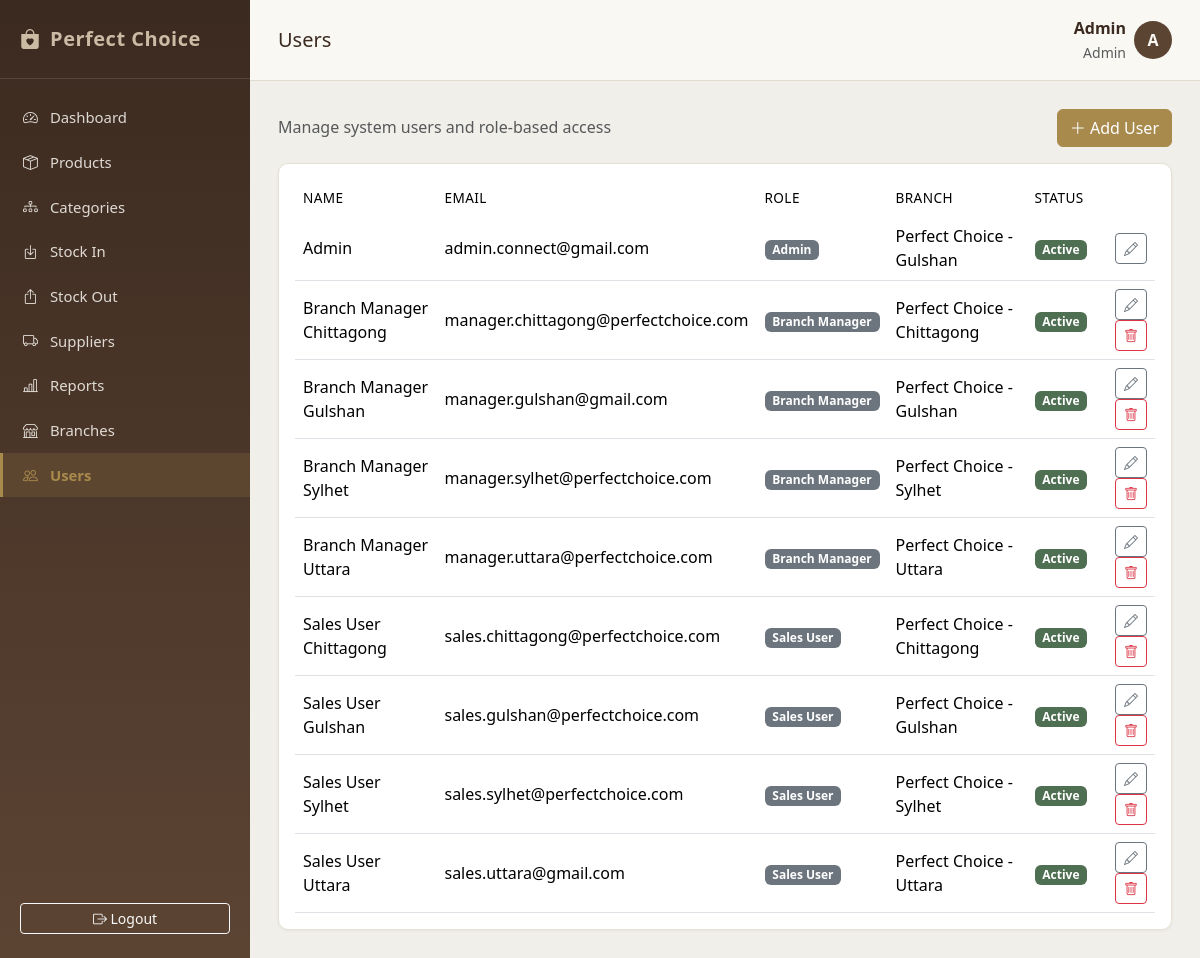
The app's page /users/list.php (signed in) with its own data.
### tables this page shows
CREATE TABLE users (
    user_id INT AUTO_INCREMENT PRIMARY KEY,
    full_name VARCHAR(100) NOT NULL,
    email VARCHAR(150) NOT NULL UNIQUE,
    password VARCHAR(255) NOT NULL,
    role_id INT NOT NULL,
    branch_id INT,
    phone VARCHAR(30),
    status ENUM('active','inactive') DEFAULT 'active',
    created_at TIMESTAMP DEFAULT CURRENT_TIMESTAMP,
    FOREIGN KEY (role_id) REFERENCES roles(role_id),
    FOREIGN KEY (branch_id) REFERENCES branches(branch_id) ON DELETE SET NULL
);

CREATE TABLE roles (
    role_id INT AUTO_INCREMENT PRIMARY KEY,
    role_name VARCHAR(50) NOT NULL UNIQUE,
    description VARCHAR(255)
);

CREATE TABLE branches (
    branch_id INT AUTO_INCREMENT PRIMARY KEY,
    branch_name VARCHAR(100) NOT NULL,
    location VARCHAR(255),
    phone VARCHAR(30),
    status ENUM('active','inactive') DEFAULT 'active',
    created_at TIMESTAMP DEFAULT CURRENT_TIMESTAMP
);

### users/list.php (the view, shortened to what this page needs)
<?php
require_once '../config/database.php';
$users = $conn->query("SELECT u.*, r.role_name, b.branch_name FROM users u
    JOIN roles r ON u.role_id = r.role_id
    LEFT JOIN branches b ON u.branch_id = b.branch_id
    ORDER BY u.full_name");
require_once '../includes/header.php';
require_once '../includes/sidebar.php';
?>
<div class="d-flex justify-content-between align-items-center mb-3">
    <h6 class="mb-0 text-muted">Manage system users and role-based access</h6>
    <a href="add.php" class="btn btn-pc-gold"><i class="bi bi-plus-lg"></i> Add User</a>
</div>
<div class="pc-card p-3">
    <div class="table-responsive">
<table class="table table-hover align-middle mb-0">
        <thead><tr><th>Name</th><th>Email</th><th>Role</th><th>Branch</th><th>Status</th><th></th></tr></thead>
        <tbody>
        <?php while ($u = $users->fetch_assoc()): ?>
            <tr>
                <td><?php echo htmlspecialchars($u['full_name']); ?></td>
                <td><?php echo htmlspecialchars($u['email']); ?></td>
                <td><span class="badge bg-secondary"><?php echo htmlspecialchars($u['role_name']); ?></span></td>
                <td><?php echo htmlspecialchars($u['branch_name'] ?? '—'); ?></td>
                <td><span class="badge <?php echo $u['status']==='active'?'badge-ok':'bg-secondary'; ?>"><?php echo ucfirst($u['status']); ?></span></td>
                <td class="text-end">
                    <a href="edit.php?id=<?php echo $u['user_id']; ?>" class="btn btn-sm btn-outline-secondary"><i class="bi bi-pencil"></i></a>
                    <?php if ($u['user_id'] != $_SESSION['user_id']): ?>
                    <a href="delete.php?id=<?php echo $u['user_id']; ?>" class="btn btn-sm btn-outline-danger pc-confirm-delete"><i class="bi bi-trash"></i></a>
                    <?php endif; ?>
                </td>
            </tr>
        <?php endwhile; ?>
        </tbody>
    </table>
</div>
</div>
    </main>
</div>
<?php require_once '../includes/footer.php'; ?>

### assets/css/style.css (style rules this page uses)
:root { --pc-brown-dark: #3b2a20; --pc-brown: #5c4433; --pc-brown-light: #8a6f55; --pc-taupe: #cbbba4; --pc-grey: #6b6b66; --pc-grey-light: #f1efe9; --pc-ivory: #faf8f3; --pc-gold: #a98a4d; --pc-success: #4f6f52; --pc-danger: #8b3a3a; --pc-warning: #b9893f; --pc-fs-xs: 0.8rem; --pc-fs-sm: 0.875rem; --pc-fs-base: 1rem; --pc-fs-lg: 1.25rem; --pc-fs-xl: 1.5rem; }
* { box-sizing: border-box; }
body { background-color: var(--pc-grey-light); font-family: 'Segoe UI', Georgia, 'Times New Roman', serif; color: var(--pc-brown-dark); margin: 0; }
.pc-card { background: #fff; border: 1px solid #e7e1d4; border-radius: 10px; box-shadow: 0 1px 3px rgba(59,42,32,0.06); }
.table thead { background: var(--pc-brown-dark); color: var(--pc-ivory); }
.table thead th { border: none; font-weight: 500; font-size: 0.85rem; text-transform: uppercase; letter-spacing: 0.4px; }
.badge-ok { background-color: var(--pc-success); }
.btn-pc-gold { background-color: var(--pc-gold); border-color: var(--pc-gold); color: #fff; }

### records on screen
users: full_name "Admin", email "admin.connect@gmail.com", role.role_name "Admin", branch.branch_name "Perfect Choice - Gulshan", status "Active"
users: full_name "Branch Manager Chittagong", email "manager.chittagong@perfectchoice.com", role.role_name "Branch Manager", branch.branch_name "Perfect Choice - Chittagong", status "Active"
users: full_name "Branch Manager Gulshan", email "manager.gulshan@gmail.com", role.role_name "Branch Manager", branch.branch_name "Perfect Choice - Gulshan", status "Active"
users: full_name "Branch Manager Sylhet", email "manager.sylhet@perfectchoice.com", role.role_name "Branch Manager", branch.branch_name "Perfect Choice - Sylhet", status "Active"
users: full_name "Branch Manager Uttara", email "manager.uttara@perfectchoice.com", role.role_name "Branch Manager", branch.branch_name "Perfect Choice - Uttara", status "Active"
users: full_name "Sales User Chittagong", email "sales.chittagong@perfectchoice.com", role.role_name "Sales User", branch.branch_name "Perfect Choice - Chittagong", status "Active"
users: full_name "Sales User Gulshan", email "sales.gulshan@perfectchoice.com", role.role_name "Sales User", branch.branch_name "Perfect Choice - Gulshan", status "Active"
users: full_name "Sales User Sylhet", email "sales.sylhet@perfectchoice.com", role.role_name "Sales User", branch.branch_name "Perfect Choice - Sylhet", status "Active"
users: full_name "Sales User Uttara", email "sales.uttara@gmail.com", role.role_name "Sales User", branch.branch_name "Perfect Choice - Uttara", status "Active"

### other values on screen
$pageTitle "Users"
$_SESSION['full_name'] "Admin"
roleName($_SESSION['role_id']) "Admin"
substr($_SESSION['full_name'], 0, 1) "A"
